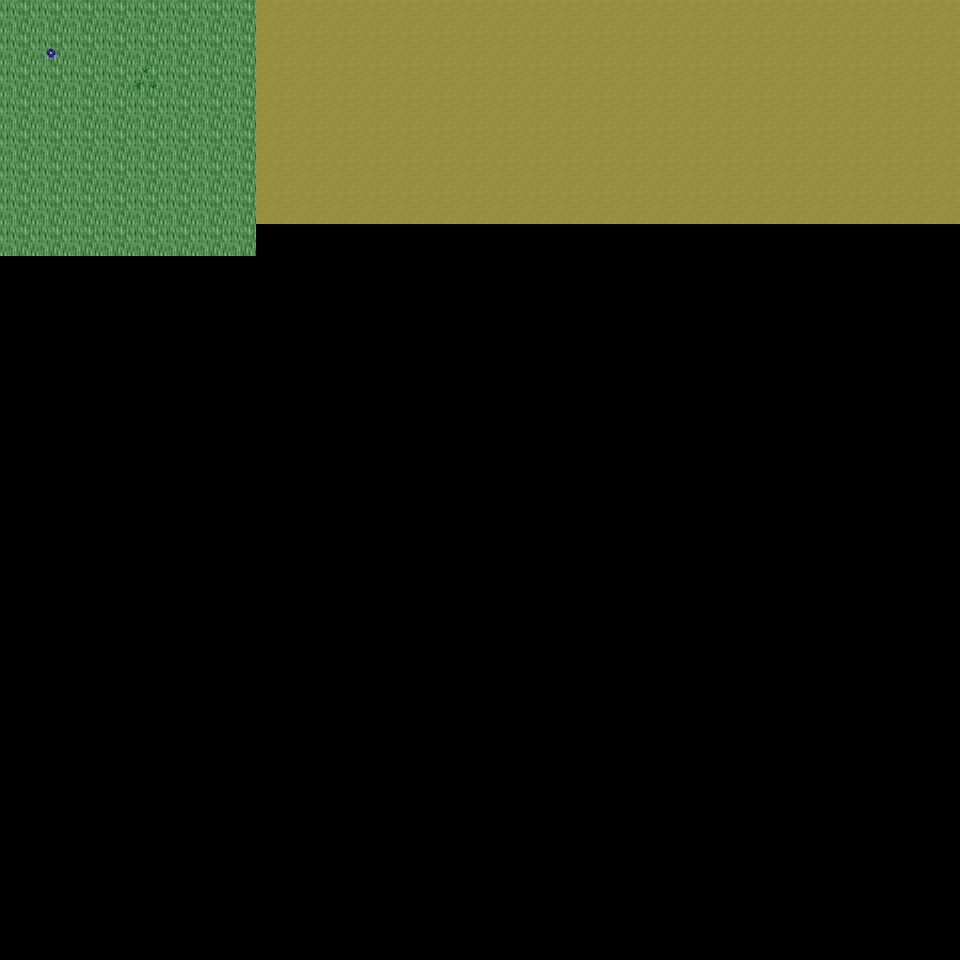

A 2D game scene composited from a Tiled map and its tileset images. What follows is a short description and the map's XML, with each tile layer's data collapsed to a summary:
An orthogonal 30x30 tile map with 32x32 px tiles, 6 tile layers (Ground, Object, Object2, Above, ...), 24 tilesets and 2 objects (2x mapExit).

<map version="1.0" orientation="orthogonal" renderorder="right-down" width="30" height="30" tilewidth="32" tileheight="32" nextobjectid="3">
  <tileset firstgid="1" name="tileset_ground_ground" tilewidth="32" tileheight="32" tilecount="33" columns="3">
    <image source="../drawable/tileset_ground_ground.png" width="96" height="352" />
  </tileset>
  <tileset firstgid="34" name="tileset_ground_ridge_earth_dark" tilewidth="32" tileheight="32" tilecount="96" columns="12">
    <image source="../drawable/tileset_ground_ridge_earth_dark.png" width="384" height="256" />
  </tileset>
  <tileset firstgid="130" name="tileset_plant_grasses" tilewidth="32" tileheight="32" tilecount="6" columns="3">
    <image source="../drawable/tileset_plant_grasses.png" width="96" height="64" />
  </tileset>
  <tileset firstgid="136" name="tileset_ground_grass_edges" tilewidth="32" tileheight="32" tilecount="36" columns="12">
    <image source="../drawable/tileset_ground_grass_edges.png" width="384" height="96" />
  </tileset>
  <tileset firstgid="172" name="tileset_ground_rock_pebbles" tilewidth="32" tileheight="32" tilecount="3" columns="1">
    <image source="../drawable/tileset_ground_rock_pebbles.png" width="32" height="96" />
  </tileset>
  <tileset firstgid="175" name="tileset_plant_flower_daisy_blue" tilewidth="32" tileheight="32" tilecount="8" columns="2">
    <image source="../drawable/tileset_plant_flower_daisy_blue.png" width="64" height="128" />
  </tileset>
  <tileset firstgid="183" name="tileset_plant_flower_daisy_white" tilewidth="32" tileheight="32" tilecount="8" columns="2">
    <image source="../drawable/tileset_plant_flower_daisy_white.png" width="64" height="128" />
  </tileset>
  <tileset firstgid="191" name="tileset_ground_cobbled_paving" tilewidth="32" tileheight="32" tilecount="1" columns="1">
    <image source="../drawable/tileset_ground_cobbled_paving.png" width="32" height="32" />
  </tileset>
  <tileset firstgid="192" name="tileset_item_pot_dark_barrel" tilewidth="32" tileheight="32" tilecount="2" columns="1">
    <image source="../drawable/tileset_item_pot_dark_barrel.png" width="32" height="64" />
  </tileset>
  <tileset firstgid="194" name="tileset_item_statue_green_stone" tilewidth="32" tileheight="32" tilecount="12" columns="4">
    <image source="../drawable/tileset_item_statue_green_stone.png" width="128" height="96" />
  </tileset>
  <tileset firstgid="206" name="tileset_logic_creature_orc" tilewidth="32" tileheight="32" tilecount="6" columns="6">
    <image source="../drawable/tileset_logic_creature_orc.png" width="192" height="32" />
  </tileset>
  <tileset firstgid="212" name="tileset_logic_creature_gnome" tilewidth="32" tileheight="32" tilecount="6" columns="6">
    <image source="../drawable/tileset_logic_creature_gnome.png" width="192" height="32" />
  </tileset>
  <tileset firstgid="218" name="tileset_logic_creature_animal" tilewidth="32" tileheight="32" tilecount="32" columns="8">
    <image source="../drawable/tileset_logic_creature_animal.png" width="256" height="128" />
  </tileset>
  <tileset firstgid="250" name="tileset_logic_item_sign" tilewidth="32" tileheight="32" tilecount="1" columns="1">
    <image source="../drawable/tileset_logic_item_sign.png" width="32" height="32" />
  </tileset>
  <tileset firstgid="251" name="tileset_logic_collision" tilewidth="32" tileheight="32" tilecount="1" columns="1">
    <image source="../drawable/tileset_logic_collision.png" width="32" height="32" />
  </tileset>
  <tileset firstgid="252" name="tileset_logic_portal" tilewidth="32" tileheight="32" tilecount="24" columns="8">
    <image source="../drawable/tileset_logic_portal.png" width="256" height="96" />
  </tileset>
  <tileset firstgid="276" name="tileset_ground_pothole" tilewidth="32" tileheight="32" tilecount="4" columns="4">
    <image source="../drawable/tileset_ground_pothole.png" width="128" height="32" />
  </tileset>
  <tileset firstgid="280" name="tileset_object_suspension_bridge" tilewidth="32" tileheight="32" tilecount="24" columns="3">
    <image source="../drawable/tileset_object_suspension_bridge.png" width="96" height="256" />
  </tileset>
  <tileset firstgid="304" name="tileset_item_corpse_huge_animal" tilewidth="32" tileheight="32" tilecount="16" columns="2">
    <image source="../drawable/tileset_item_corpse_huge_animal.png" width="64" height="256" />
  </tileset>
  <tileset firstgid="320" name="tileset_ground_green_paving" tilewidth="32" tileheight="32" tilecount="18" columns="3">
    <image source="../drawable/tileset_ground_green_paving.png" width="96" height="192" />
  </tileset>
  <tileset firstgid="338" name="tileset_logic_protection" tilewidth="32" tileheight="32" tilecount="2" columns="2">
    <image source="../drawable/tileset_logic_protection.png" width="64" height="32" />
  </tileset>
  <tileset firstgid="340" name="tileset_building_chimney_smoke" tilewidth="32" tileheight="32" tilecount="40" columns="4">
    <image source="../drawable/tileset_building_chimney_smoke.png" width="128" height="320" />
  </tileset>
  <tileset firstgid="380" name="tileset_building_huts" tilewidth="32" tileheight="32" tilecount="338" columns="26">
    <image source="../drawable/tileset_building_huts.png" width="832" height="416" />
  </tileset>
  <tileset firstgid="718" name="tileset_light_door_light" tilewidth="32" tileheight="32" tilecount="12" columns="3">
    <image source="../drawable/tileset_light_door_light.png" width="96" height="128" />
  </tileset>
  <layer name="Ground" width="30" height="30">
    <data>[900 cells, 218 non-empty, 2 distinct tile ids]</data>
  </layer>
  <layer name="Object" width="30" height="30">
    <data>[900 cells, 2 non-empty, 2 distinct tile ids]</data>
  </layer>
  <layer name="Object2" width="30" height="30">
    <data>[900 cells, 0 non-empty, 0 distinct tile ids]</data>
  </layer>
  <layer name="Above" width="30" height="30">
    <data>[900 cells, 0 non-empty, 0 distinct tile ids]</data>
  </layer>
  <layer name="Above2" width="30" height="30">
    <data>[900 cells, 0 non-empty, 0 distinct tile ids]</data>
  </layer>
  <layer name="Walkable" width="30" height="30">
    <data>[900 cells, 0 non-empty, 0 distinct tile ids]</data>
  </layer>
  <objectgroup name="MapEvents">
    <object id="1" name="north" type="mapExit" x="0" y="0" width="960" height="32">
      <properties>
        <property name="map" value="level_0_x191_y28" />
        <property name="x" value="0" />
        <property name="y" value="28" />
      </properties>
    </object>
    <object id="2" name="west" type="mapExit" x="0" y="0" width="32" height="960">
      <properties>
        <property name="map" value="level_0_x190_y29" />
        <property name="x" value="28" />
        <property name="y" value="0" />
      </properties>
    </object>
  </objectgroup>
</map>
